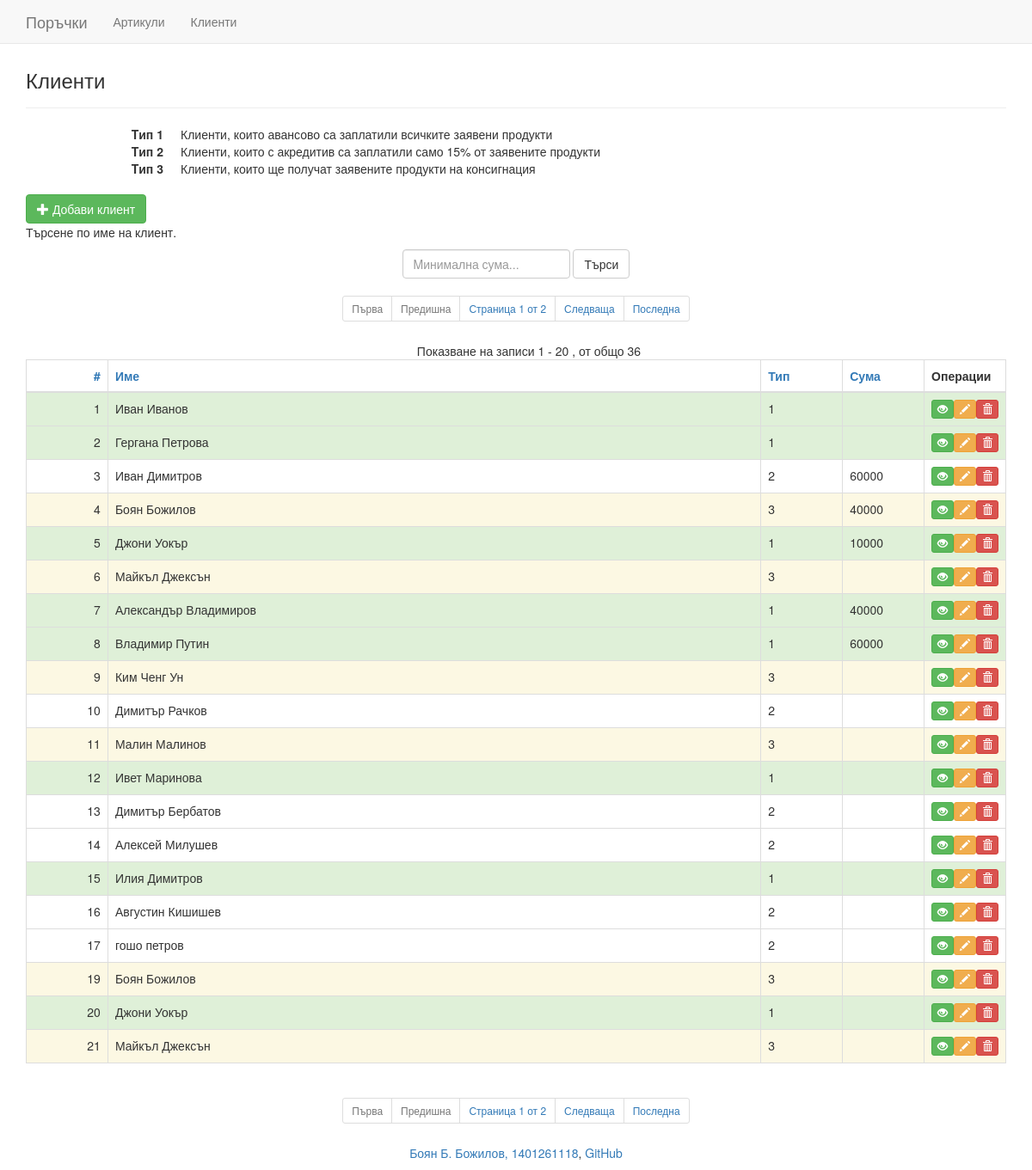
The app's page /Project/web/customers.php with its own data.
### tables this page shows
CREATE TABLE `types` (
  `type_id` int(4) NOT NULL,
  `type_name` varchar(120) NOT NULL
);

CREATE TABLE `customers` (
  `customer_id` int(11) NOT NULL,
  `customer_name` varchar(60) NOT NULL,
  `customer_type_id` int(4) NOT NULL
);

### Project/controllers/customersController.php (the view, shortened to what this page needs)
<?php
class CustomersController
{
    public static function displayTypeOfClients (PDO $pdo) {
        $sqlTypes = "SELECT * FROM `types`";
        $str = '';
        foreach ($pdo->query($sqlTypes) as $row) {
            $str .= '<dt>' . 'Tип ' . $row['type_id'] . '</dt>';
            $str .= '<dd>' . $row['type_name'] . '</dd>';
        }
        return $str;
    }
    public static function orderBy($sort, $type) {
             switch($sort){
                default:
                    $orderBy = 'customer_id';
            }
        return $orderBy;
    }
    public static function getRowsCount(PDO $pdo) {
        return $pdo->query('SELECT count(*) FROM `' . 'customers' . '`')->fetchColumn();
    }
    public static function addNew() {
        return '<a href="customers_add.php" class="btn btn-success">
            <span class="glyphicon glyphicon-plus"></span> Добави клиент
        </a>';
    }
    public static function fillTable (PDO $pdo, $orderBy, $resultsPerPage, $offset, $search) {
        $having = ($search == '') ? '' : " HAVING total >= $search ";
        $sql = "SELECT
                customer_id,
                customer_name,
                customer_type_id,
                sum(item_price*ci_quantity) AS total
            FROM customers_items
            LEFT JOIN items
                ON ci_item_id=item_id
            RIGHT JOIN customers
                ON ci_customer_id = customer_id
            GROUP BY customer_id
            $having
            ORDER BY $orderBy
            LIMIT $resultsPerPage
            OFFSET $offset";
        foreach ($pdo->query($sql) as $row) {
            echo '<tr class="';
            switch($row['customer_type_id']) {
                case 1:
                    echo 'success';
                    break;
                case 2:
                    echo 'default';
                    break;
                case 3:
                    echo 'warning';
                    break;
            }
            echo '">';
            echo '<td class="col-sm-1 text-right">'. $row['customer_id'] . '</td>';
            echo '<td class="col-sm-8">' . $row['customer_name'] . '</td>';
            echo '<td class="col-sm-1">' . $row['customer_type_id'] . '</td>';
            echo '<td class="col-sm-1">' . $row['total'] . '</td>';
            echo '<td class="col-sm-1 btn-group-justified">';
                echo '<a class="btn btn-xs btn-success"data-toggle="tooltip" data-placement="bottom"' .
                    'title="Информация" ' .
                    'href="customers_info.php?id=' . $row['customer_id'] .
                    '"><span class="glyphicon glyphicon-eye-open"></span></a>';
                echo '<a class="btn btn-xs btn-warning"data-toggle="tooltip" data-placement="bottom"' .
                    'title="Промени"' .
                    'href="customers_edit.php?id=' . $row['customer_id'] .
                    '"><span class="glyphicon glyphicon-pencil"></span></a>';
                echo '<a class="btn btn-xs btn-danger"data-toggle="tooltip" data-placement="bottom"' .
                    'title="Изтрий"' .
                    'href="customers_delete.php?id=' . $row['customer_id'] .
                    '"><span class="glyphicon glyphicon-trash"></span></a>';
            echo '</td>';
            echo '</tr>';
        }
    }
}

### Project/includes/layouts/header.php (shortened to what this page needs)
<!DOCTYPE html>
<html lang="bg">
<head>
    <link href="../bootstrap/css/bootstrap.css" rel="stylesheet">
    </head>
<body>
    <nav class="navbar navbar-default navbar-fixed-top" >
        <div class="container">
            <div class="navbar-header">
                <a class="navbar-brand" href="orders.php">Поръчки</a>
            </div>
            <div id="navbar" class="navbar-collapse collapse">
                <ul class="nav navbar-nav">
                    <li><a href="items.php">Артикули</a></li>
                    <li><a href="customers.php">Клиенти</a></li>
                </ul>
            </div>
        </div>
    </nav>
<div class="container">

### Project/web/customers.php (shortened to what this page needs)
<?php include '../includes/layouts/header.php';?>
<?php require '../controllers/customersController.php' ?>
<?php
    $self = $_SERVER['PHP_SELF'];
    $page = !(empty($_GET['page'])) ? (int)$_GET['page'] : 1;
    $resultsPerPage = 20;
    $offset = (int)($page-1) * $resultsPerPage;
    $sort = !empty($_GET["sort"]) ? $_GET['sort'] : NULL;
    $type = !empty($_GET["type"]) ? $_GET['type'] : NULL;
    $search = !empty($_POST["search"]) ? $_POST["search"] : NULL;
    $customer_idNextType = ($sort == 1 and $type == "asc") ? "desc" : "asc";
    $customer_nameNextType = ($sort == 2 and $type == "asc") ? "desc" : "asc";
    $customer_type_idNextType = ($sort == 3 and $type == "asc") ? "desc" : "asc";
    $totalNextType = ($sort == 4 and $type == "asc") ? "desc" : "asc";
    $pdo = Database::connect();
    $nRows = CustomersController::getRowsCount($pdo);
    $lastPage = ceil(($nRows-1) / $resultsPerPage);
?>
<div class="page-header">
    <br>
    <h3>Клиенти</h3>
</div>
<dl class="dl-horizontal">
<?= CustomersController::displayTypeOfClients($pdo);?>
</dl>
<?= CustomersController::addNew();?>
<p>Търсене по име на клиент.</p>
  <form class="form-inline text-center" method="post" action="<?=$_SERVER['PHP_SELF'];?>">
    <div class="form-group">
      <input type="text" class="form-control" id="search" placeholder="Mинимална сума..." name="search">
    </div>
    <button type="submit" class="btn btn-default">Търси</button>
  </form>
<?php if($nRows>$resultsPerPage) {include '../includes/pagination.php';}?>
<table class="table table-bordered table-hover">
    <thead>
        <tr>
            <th class="text-right">
                <span>
                    <a href="?sort=1&type=<?php echo $customer_idNextType; ?>" class="column-title">#</a>
                </span>
            </th>
            <th>
                <span>
                    <a href="?sort=2&type=<?php echo $customer_nameNextType; ?>" class="column-title">Име</a>
                </span>
            </th>
            <th>
                <span>
                    <a href="?sort=3&type=<?php echo $customer_type_idNextType; ?>" class="column-title">Тип</a>
                </span>
            </th>
            <th>
                <span>
                    <a href="?sort=4&type=<?php echo $totalNextType; ?>" class="column-title">Сума</a>
                </span>
            </th>
            <th>Операции</th>
        </tr>
    </thead>
    <tbody>
<?php
   $orderBy = CustomersController::orderBy($sort, $type);
    ?>
        <div class="container text-center">
        Показване на записи <?= ($offset+1) . ' - ' .
            (($nRows <($offset +$resultsPerPage)) ? $nRows : $offset + $resultsPerPage);?>
        , от общо <?=$nRows;?>
        </div>
<?=CustomersController::fillTable($pdo, $orderBy, $resultsPerPage, $offset, $search); ?>
    </tbody>
</table>
<?php if($nRows>$resultsPerPage) {include '../includes/pagination.php';}?>
<?php
 include '../includes/layouts/footer.php';
 ?>

### Project/includes/pagination.php (shortened to what this page needs)
<div class="text-center">
    <ul class="pagination pagination-sm">
        <li class="page-item <?= ($page == 1) ? 'disabled' : '';?>">
            <a class="page-link"<?php
                if($page == 1) {
                    echo '';
                } else {
                    echo 'href="' . $self . '?';
                    echo (!$sort == 1) ? '' : "sort=$sort&";
                    echo ($type == null) ? '' : "type=$type";
                    echo '"';
                }
                ?>>Първа
            </a>
        </li>
        <li class="page-item <?= ($page == 1) ? 'disabled' : '';?>">
            <a class="page-link"<?php
                ?>>Предишна
            </a>
        </li>
        <li class="page-item"><span>Страница <?= $page . ' от ' . $lastPage; ?> </span></li>
        <li class="page-item <?=($page == $lastPage) ? 'disabled' : '';?>">
            <a class="page-link"<?php
                if($page == $lastPage){
                    echo '';
                } else {
                    echo 'href="' . $self;
                    echo '?page=' . ((($page>=1) and ($page<$lastPage)) ? ($page+1) : $lastPage);
                    echo (!$sort == 1) ? '' : "&sort=$sort";
                    echo ($type == null) ? '' : "&type=$type";
                    echo '"';
                }
                ?>>Следваща
            </a>
        </li>
        <li class="page-item <?= ($page == $lastPage) ? 'disabled' : '';?>">
            <a class="page-link"<?php
                if($page == $lastPage){
                    echo '';
                } else {
                    echo 'href="' . $self . '?page=';
                    echo $lastPage;
                    echo (!$sort==1) ? '' : "&sort=$sort";
                    echo ($type==null) ? '' : "&type=$type";
                    echo '"';
                }
                ?>>Последна
            </a>
        </li>
    </ul>
</div>

### Project/includes/layouts/footer.php (shortened to what this page needs)
</div>
    <footer class="footer">
    <div class="container">
        <p class="text-center"><a href="https://www.facebook.com/profile.php?id=100010127350728" target="_blank">Боян Б. Божилов, 1401261118</a>, <a href = "https://github.com/bobybozhilov">GitHub</a></h5>
    </div>
    </footer>
    </body>
</html>

### records on screen
types: type_id "1", type_name "Клиенти, които авансово са заплатили всичките заявени продукти"
types: type_id "2", type_name "Клиенти, които с акредитив са заплатили само 15% от заявените продукти"
types: type_id "3", type_name "Клиенти, които ще получат заявените продукти на консигнация"
customers: customer_id "1", customer_name "Иван Иванов", customer_type "1"
customers: customer_id "2", customer_name "Гергана Петрова", customer_type "1"
customers: customer_id "3", customer_name "Иван Димитров", customer_type "2", total "60000"
customers: customer_id "4", customer_name "Боян Божилов", customer_type "3", total "40000"
customers: customer_id "5", customer_name "Джони Уокър", customer_type "1", total "10000"
customers: customer_id "6", customer_name "Майкъл Джексън", customer_type "3"
customers: customer_id "7", customer_name "Александър Владимиров", customer_type "1", total "40000"
customers: customer_id "8", customer_name "Владимир Путин", customer_type "1", total "60000"
customers: customer_id "9", customer_name "Ким Ченг Ун", customer_type "3"
customers: customer_id "10", customer_name "Димитър Рачков", customer_type "2"
customers: customer_id "11", customer_name "Малин Малинов", customer_type "3"
customers: customer_id "12", customer_name "Ивет Маринова", customer_type "1"
customers: customer_id "13", customer_name "Димитър Бербатов", customer_type "2"
customers: customer_id "14", customer_name "Алексей Милушев", customer_type "2"
customers: customer_id "15", customer_name "Илия Димитров", customer_type "1"
customers: customer_id "16", customer_name "Августин Кишишев", customer_type "2"
customers: customer_id "17", customer_name "гошо петров", customer_type "2"
customers: customer_id "19", customer_name "Боян Божилов", customer_type "3"
customers: customer_id "20", customer_name "Джони Уокър", customer_type "1"
customers: customer_id "21", customer_name "Майкъл Джексън", customer_type "3"

### other values on screen
$page "1 1"
$lastPage "2 2"
$offset+1 "1"
$offset + $resultsPerPage "20"
$nRows "36"
